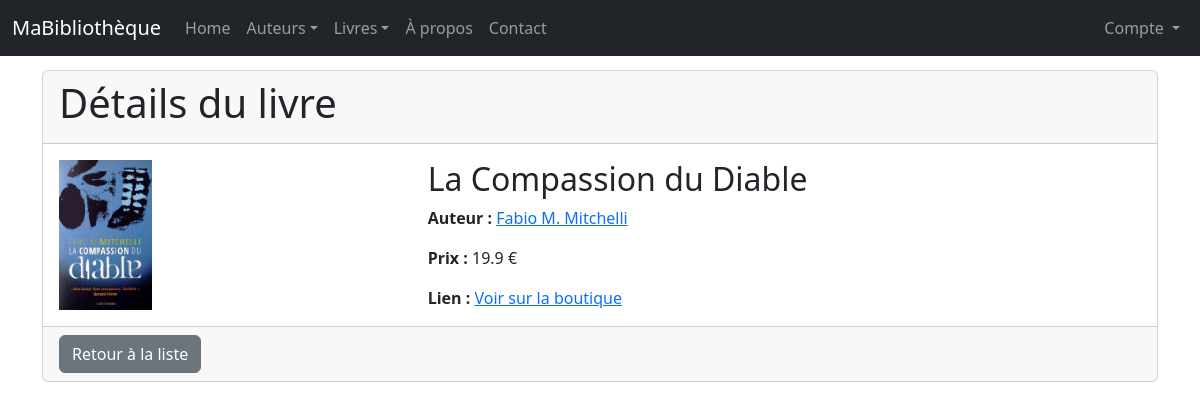
The page /livres/1/view/ on the database as committed earlier.
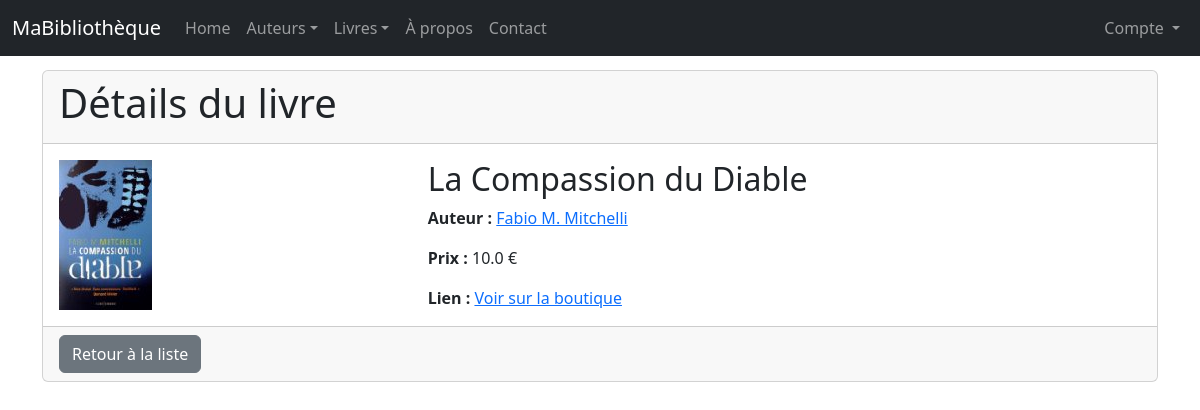
The same page on the database as committed later.
### monApp/models.py (models this page shows, shortened)
class Livre(db.Model):
    idL = db.Column( db.Integer, primary_key=True )
    Prix = db.Column( db.Float )
    Titre = db.Column( db.String(255) )
    Url = db.Column( db.String(255) )
    Img = db.Column( db.String(255) )
    auteur_id = db.Column (db.Integer , db.ForeignKey ("auteur.idA") )
    auteur = db.relationship ("Auteur", backref =db.backref ("livres", lazy="dynamic") )

### monApp/views.py (the view)
@app.route('/livres/<idL>/view/')
def viewLivre(idL):
    unLivre = Livre.query.get(idL)
    unForm = FormLivre (idL=unLivre.idL , Prix=unLivre.Prix)
    return render_template("livre_view.html",selectedLivre=unLivre, viewForm=unForm)

### monApp/templates/livre_view.html
{% extends "base.html" %}
{% block main %}
<div class="card">
    <div class="card-header">
        <h1>Détails du livre</h1>
    </div>
    <div class="card-body">
        <div class="row">
            <div class="col-md-4">
                <img src="{{ url_for('static', filename='images/' + selectedLivre.Img) }}" class="img-fluid" alt="Couverture de {{ selectedLivre.Titre }}">
            </div>
            <div class="col-md-8">
                <h2 class="card-title">{{ selectedLivre.Titre }}</h2>
                <p class="card-text"><strong>Auteur :</strong> <a href="{{ url_for('viewAuteur', idA=selectedLivre.auteur.idA) }}">{{ selectedLivre.auteur.Nom }}</a></p>
                <p class="card-text"><strong>Prix :</strong> {{ selectedLivre.Prix }} €</p>
                <p class="card-text"><strong>Lien :</strong> <a href="{{ selectedLivre.Url }}" target="_blank">Voir sur la boutique</a></p>
            </div>
        </div>
    </div>
    <div class="card-footer">
        <a href="{{ url_for('getLivres') }}" class="btn btn-secondary">Retour à la liste</a>
    </div>
</div>
{% endblock %}

Rows that differ between the two databases and show on the page:
changed Livre "La Compassion du Diable": Prix "19.9" → "10.0"
